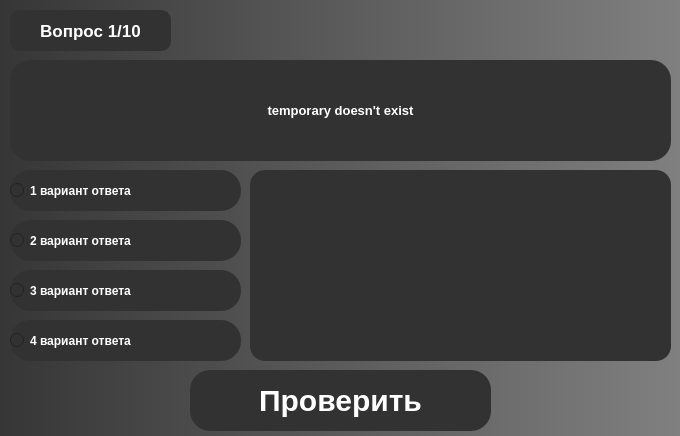
<?xml version="1.0" encoding="UTF-8"?>
<ui version="4.0">
 <class>MainWindow</class>
 <widget class="QMainWindow" name="MainWindow">
  <property name="geometry">
   <rect>
    <x>0</x>
    <y>0</y>
    <width>680</width>
    <height>436</height>
   </rect>
  </property>
  <property name="windowTitle">
   <string>My English Grammar</string>
  </property>
  <widget class="QWidget" name="centralwidget">
   <property name="styleSheet">
    <string notr="true">QWidget
{
    color: #aaa;
   background-color: qlineargradient(spread:pad, x1:0, y1:0, x2:1, y2:0, stop:0 rgb(54, 54, 54), stop:1 rgb(128, 128, 128));
}

</string>
   </property>
   <widget class="QLabel" name="label_2">
    <property name="geometry">
     <rect>
      <x>10</x>
      <y>60</y>
      <width>661</width>
      <height>101</height>
     </rect>
    </property>
    <property name="font">
     <font>
      <pointsize>10</pointsize>
      <weight>75</weight>
      <italic>false</italic>
      <bold>true</bold>
     </font>
    </property>
    <property name="styleSheet">
     <string notr="true">QLabel
{
   color: rgb(255, 255, 255);
	background-color: #323232;
    border-radius: 20px;
	font: &quot;Microsoft YaHei UI&quot;;
	font-weight: bold;
}</string>
    </property>
    <property name="text">
     <string>temporary doesn't exist</string>
    </property>
    <property name="alignment">
     <set>Qt::AlignCenter</set>
    </property>
   </widget>
   <widget class="QLabel" name="label_3">
    <property name="geometry">
     <rect>
      <x>10</x>
      <y>10</y>
      <width>161</width>
      <height>41</height>
     </rect>
    </property>
    <property name="font">
     <font>
      <pointsize>13</pointsize>
      <weight>75</weight>
      <italic>false</italic>
      <bold>true</bold>
      <kerning>true</kerning>
     </font>
    </property>
    <property name="styleSheet">
     <string notr="true">QLabel
{
   color: rgb(255, 255, 255);
	background-color: #323232;
    border-radius: 10px;
	font: &quot;Microsoft YaHei UI&quot;;
	font-weight: bold;
}</string>
    </property>
    <property name="text">
     <string>Вопрос 1/10</string>
    </property>
    <property name="alignment">
     <set>Qt::AlignCenter</set>
    </property>
   </widget>
   <widget class="QRadioButton" name="radioButton">
    <property name="geometry">
     <rect>
      <x>10</x>
      <y>170</y>
      <width>231</width>
      <height>41</height>
     </rect>
    </property>
    <property name="styleSheet">
     <string notr="true">QRadioButton
{
   color: rgb(255, 255, 255);
	background-color: #323232;
    border-radius: 20px;
	font: &quot;Microsoft YaHei UI&quot;;
	font-weight: bold;
}</string>
    </property>
    <property name="text">
     <string>1 вариант ответа</string>
    </property>
    <attribute name="buttonGroup">
     <string notr="true">buttonGroup</string>
    </attribute>
   </widget>
   <widget class="QRadioButton" name="radioButton_2">
    <property name="geometry">
     <rect>
      <x>10</x>
      <y>220</y>
      <width>231</width>
      <height>41</height>
     </rect>
    </property>
    <property name="styleSheet">
     <string notr="true">QRadioButton
{
   color: rgb(255, 255, 255);
	background-color: #323232;
    border-radius: 20px;
	font: &quot;Microsoft YaHei UI&quot;;
	font-weight: bold;
}</string>
    </property>
    <property name="text">
     <string>2 вариант ответа</string>
    </property>
    <attribute name="buttonGroup">
     <string notr="true">buttonGroup</string>
    </attribute>
   </widget>
   <widget class="QRadioButton" name="radioButton_3">
    <property name="geometry">
     <rect>
      <x>10</x>
      <y>270</y>
      <width>231</width>
      <height>41</height>
     </rect>
    </property>
    <property name="styleSheet">
     <string notr="true">QRadioButton
{
   color: rgb(255, 255, 255);
	background-color: #323232;
    border-radius: 20px;
	font: &quot;Microsoft YaHei UI&quot;;
	font-weight: bold;
}</string>
    </property>
    <property name="text">
     <string>3 вариант ответа</string>
    </property>
    <attribute name="buttonGroup">
     <string notr="true">buttonGroup</string>
    </attribute>
   </widget>
   <widget class="QRadioButton" name="radioButton_4">
    <property name="geometry">
     <rect>
      <x>10</x>
      <y>320</y>
      <width>231</width>
      <height>41</height>
     </rect>
    </property>
    <property name="styleSheet">
     <string notr="true">QRadioButton
{
   color: rgb(255, 255, 255);
	background-color: #323232;
    border-radius: 20px;
	font: &quot;Microsoft YaHei UI&quot;;
	font-weight: bold;
}</string>
    </property>
    <property name="text">
     <string>4 вариант ответа</string>
    </property>
    <attribute name="buttonGroup">
     <string notr="true">buttonGroup</string>
    </attribute>
   </widget>
   <widget class="QPushButton" name="pushButton">
    <property name="geometry">
     <rect>
      <x>190</x>
      <y>370</y>
      <width>301</width>
      <height>61</height>
     </rect>
    </property>
    <property name="styleSheet">
     <string notr="true">QPushButton
{
    color: rgb(255, 255, 255);
	background-color: #323232;
    width: 75px;
    height: 50px;
	font-size: 30px;
	border-radius: 20px;
	font: &quot;Microsoft YaHei UI&quot;;
	font-weight: bold;
}

QPushButton:hover
{
    background-color: silver;
}</string>
    </property>
    <property name="text">
     <string>Проверить</string>
    </property>
   </widget>
   <widget class="QPlainTextEdit" name="plainTextEdit">
    <property name="geometry">
     <rect>
      <x>250</x>
      <y>170</y>
      <width>421</width>
      <height>191</height>
     </rect>
    </property>
    <property name="styleSheet">
     <string notr="true">QPlainTextEdit
{
   color: rgb(255, 255, 255);
	background-color: #323232;
    border-radius: 15px;
	font: &quot;Microsoft YaHei UI&quot;;
	font-weight: bold;
}</string>
    </property>
    <property name="readOnly">
     <bool>true</bool>
    </property>
    <property name="plainText">
     <string/>
    </property>
   </widget>
  </widget>
 </widget>
 <resources/>
 <connections/>
 <buttongroups>
  <buttongroup name="buttonGroup"/>
 </buttongroups>
</ui>
